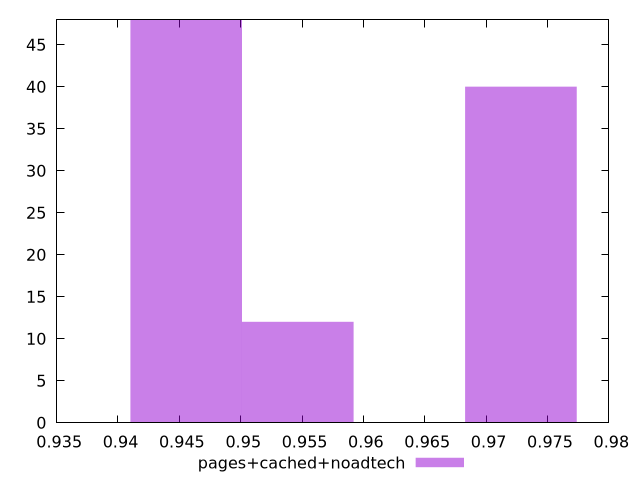

Here is the gnuplot script that generated this plot:
$_pagesCachedNoadtech <<EOF
0.9455586480298668 48
0.9728343782614975 40
0.954650558107077 12
EOF
set key outside below
set terminal pngcairo
set output "report_00004_2020-11-02T20-21-41.718Z/first-contentful-paint/pages+cached+noadtech//hist.png"
set yrange [0:48]
set boxwidth 0.009091910077210257
set style fill transparent solid 0.5 noborder
plot $_pagesCachedNoadtech title "pages+cached+noadtech" with boxes ,
